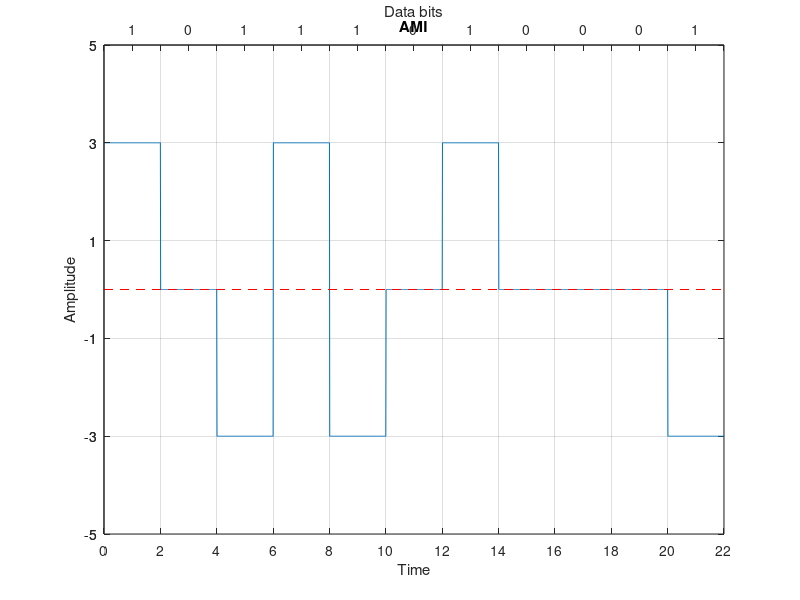

MATLAB code to generate this figure:
close all; clear all; clc;

bits = [1 0 1 1 1 0 1 0 0 0 1];
bit_duration = 2;

fs = 100;
total_time = length(bits) * bit_duration;
time = 0: 1/fs : total_time;

amplitude = 3;

# Modulation
prv_state = -1;
for i = 1 : length(bits)
  if bits(i) == 1
      signal_value(i) = -prv_state;
      prv_state = -prv_state;
  else
      signal_value(i) = 0;
  endif
endfor

idx = 1;
for i = 1 : length(time)
   modulated_signal(i) = signal_value(idx) * amplitude;
   if time(i)/bit_duration >= idx
     idx = idx + 1;
   endif
endfor


# Ploting
plot(time, modulated_signal);
xticks([0: bit_duration: total_time]);
yticks([-5: 2: 5]);
ylim([-5, 5]);
xlim([0, total_time]);
grid on;
title('AMI');
xlabel('Time');
ylabel('Amplitude');
line([0, total_time], [0, 0], 'linestyle', '--', 'color', 'r')

# Top axis
ax1 = gca;
ax2 = axes('position', get(ax1, 'position'), 'color', 'none');
set(ax2, 'xaxislocation', 'top');
set(ax2, 'xlim', get(ax1, 'xlim'));
set(ax2, 'ylim', get(ax1, 'ylim'));
set(ax2, 'xtick', [bit_duration/2: bit_duration: total_time]);
set(ax2, 'ytick', get(ax1, 'ytick'));
set(ax2, 'xticklabel', bits);
set(ax2, 'xlabel', 'Data bits');


# Demodulation
idx = 1;
for i = 1 : length(time)
    if time(i)/bit_duration >= idx
        value = modulated_signal(i)/amplitude;
        if value == 0
          received(idx) = 0;
        else
          received(idx) = 1;
        endif
        idx = idx + 1;
    endif
endfor

disp('Sender End: ');
disp(bits);
disp('Receiver End: ');
disp(received);
